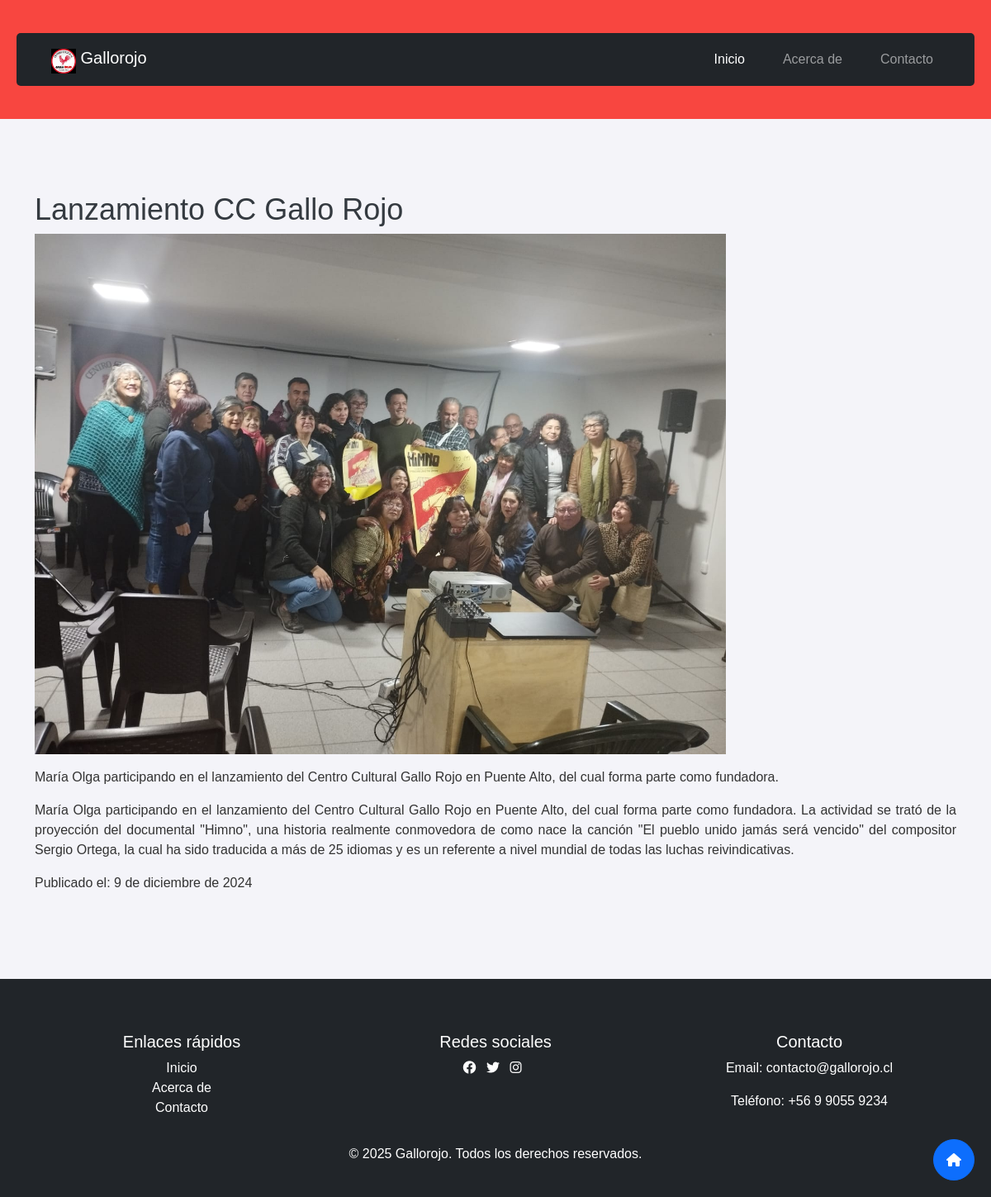
Page /noticia/1/ on the committed database.
### core/models.py (models this page shows, shortened)
class Noticia(models.Model):
    titulo = models.CharField(max_length=200)
    descripcion = RichTextField()  # Cambiado a RichTextField
    contenido = RichTextField()  # Cambiado a RichTextField
    imagen = models.ImageField(upload_to='noticias/')
    fecha_publicacion = models.DateField(auto_now_add=True)

### core/views.py (the view)
# urls.py: path('noticia/<int:pk>/', views.noticia_detalle, name='noticia_detalle'),
def noticia_detalle(request, pk):
    noticia = get_object_or_404(Noticia, pk=pk)
    return render(request, 'core/noticia_detalle.html', {'noticia': noticia})

### core/templates/core/noticia_detalle.html
{% extends 'core/base.html' %}
{% block content %}
<h1>{{ noticia.titulo }}</h1>
<img src="{{ noticia.imagen.url }}" alt="{{ noticia.titulo }}" style="max-width: 75%; height: auto;">
<p>{{ noticia.descripcion|safe }}</p>
<p>{{ noticia.contenido|safe }}</p>
<p>Publicado el: {{ noticia.fecha_publicacion }}</p>
{% endblock %}

### core/static/core/css/styles.css (style rules this page uses)
body { font-family: Arial, sans-serif; background-color: #f4f4f9; color: #333; }
h1 { font-size: 36px; color: #343a40; }

### rows in the picture
Noticia: titulo "Lanzamiento CC Gallo Rojo", imagen (picture), descripcion "María Olga participando en el lanzamiento del Centro Cultural Gallo Rojo en Puente Alto, del cual forma parte como fundadora.", contenido "María Olga participando en el lanzamiento del Centro Cultural Gallo Rojo en Puente Alto, del cual forma parte como fundadora. La actividad se trató de la proyección del documental \"Himno\", una historia realmente conmovedora de como nace la canción \"El pueblo unido jamás será vencido\" del compositor Sergio Ortega, la cual ha sido traducida a más de 25 idiomas y es un referente a nivel mundial de todas las luchas reivindicativas.", fecha_publicacion "9 de diciembre de 2024"
